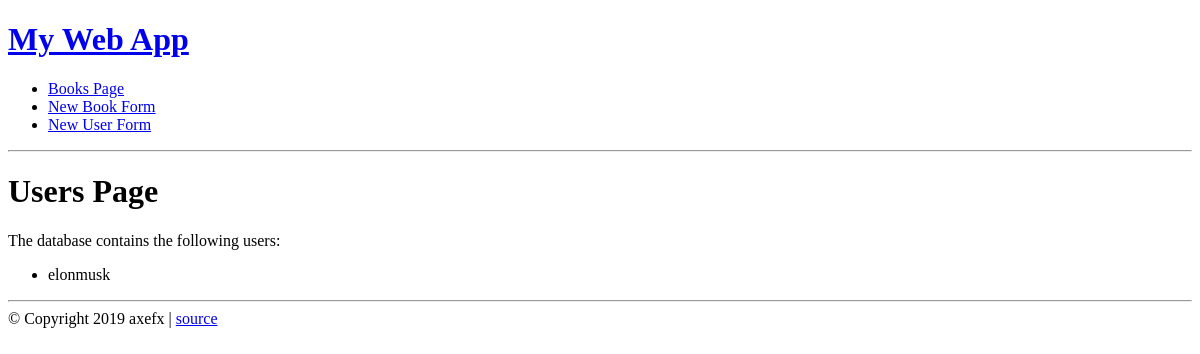
/users, run on an earlier commit of the app's database.
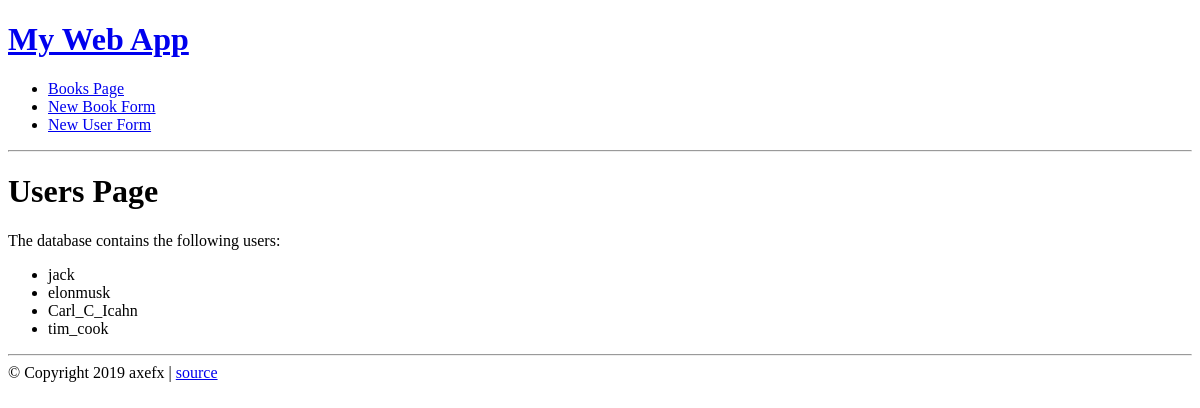
And on a later commit of the database.
### whostweet_app/models.py (models this page shows)
class User(db.Model):
    id = db.Column(db.Integer, primary_key=True)
    screen_name = db.Column(db.String(128), nullable=False)
    name = db.Column(db.String)
    location = db.Column(db.String)
    followers_count = db.Column(db.Integer)

### whostweet_app/routes/user_routes.py (the view)
@user_routes.route("/users")
def list_users_html():
    db_users = User.query.all()
    return render_template("users.html", users=db_users)

### whostweet_app/templates/users.html (shortened to what this page needs)
{% extends "layout.html" %} {% set active_page = "users" %} {% block content %}
<h1>Users Page</h1>
{% if users %}
<p>The database contains the following users:</p>
<ul>
  {% for user in users %}
  <li>{{ user.screen_name }}</li>
  {% endfor %}
</ul>
{% else %}
<p>No users in the database.</p>
{% endif %} {% endblock %}

### whostweet_app/templates/layout.html (shortened to what this page needs)
<!DOCTYPE html>
<html>
  <head>
  </head>
  <body>
    <div class="container">
      <div id="nav">
        {% block nav %}
        <h1><a href="/">My Web App</a></h1>
        <ul>
          <li><a href="/books">Books Page</a></li>
          <li><a href="/books/new">New Book Form</a></li>
          <li><a href="/users/new">New User Form</a></li>
        </ul>
        {% endblock %}
      </div>
      <hr />
      <div id="content">
        {% block content %} {% endblock %}
      </div>
      <div id="footer">
        <hr />
        &copy; Copyright 2019 axefx |
        <a href="https://github.com/axefx/">source</a>
      </div>
    </div>
  </body>
</html>

What changed in the data, as far as the page shows it:
added User: screen_name "jack"
added User: screen_name "Carl_C_Icahn"
added User: screen_name "tim_cook"
